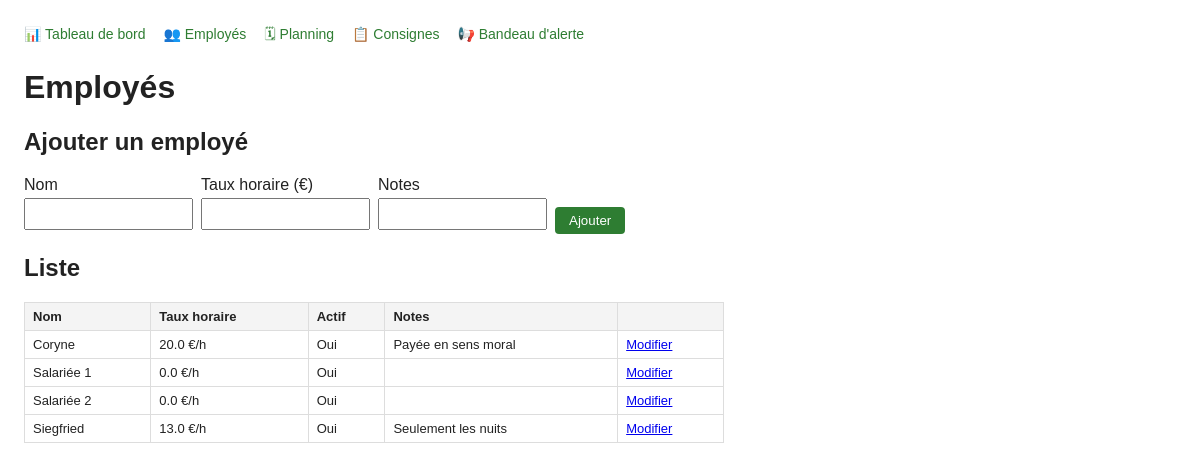
Page /admin/employes on the committed database.
### tables this page shows
CREATE TABLE employes (
            id INTEGER PRIMARY KEY AUTOINCREMENT,
            nom TEXT NOT NULL UNIQUE,
            taux_horaire REAL NOT NULL DEFAULT 0,
            actif INTEGER DEFAULT 1,
            notes TEXT
        );

### main.py (the view)
@app.get("/admin/employes", response_class=HTMLResponse)
async def liste_employes(request: Request):
    return templates.TemplateResponse("employes.html", {"request": request, "employes": get_employes()})

### templates/employes.html (shortened to what this page needs)
<!DOCTYPE html>
<html lang="fr">
<head>
</head>
<body>
<nav>
  <a href="/admin">📊 Tableau de bord</a>
  <a href="/admin/employes">👥 Employés</a>
  <a href="/admin/planning">🗓 Planning</a>
  <a href="/admin/consignes">📋 Consignes</a>
  <a href="/admin/bandeau">📢 Bandeau d'alerte</a>
</nav>
<h1>Employés</h1>
<h2>Ajouter un employé</h2>
<form class="ligne" method="post" action="/admin/employes">
  <div><label>Nom<input name="nom" required></label></div>
  <div><label>Taux horaire (€)<input name="taux_horaire" type="number" step="0.01" min="0" required></label></div>
  <div><label>Notes<input name="notes"></label></div>
  <div><button type="submit">Ajouter</button></div>
</form>
<h2>Liste</h2>
<table>
  <tr><th>Nom</th><th>Taux horaire</th><th>Actif</th><th>Notes</th><th></th></tr>
  {% for e in employes %}
  <tr>
    <td>{{ e.nom }}</td>
    <td>{{ e.taux_horaire }} €/h</td>
    <td>{{ "Oui" if e.actif else "Non" }}</td>
    <td>{{ e.notes or "" }}</td>
    <td><a href="/admin/employes/{{ e.id }}">Modifier</a></td>
  </tr>
  {% endfor %}
</table>
</body>
</html>

### templates/employes.html (style rules this page uses)
body { font-family: Arial, sans-serif; margin: 24px; color: #222; max-width: 700px; }
nav { margin-bottom: 20px; font-size: 14px; }
nav a { margin-right: 14px; color: #2e7d32; text-decoration: none; }
table { border-collapse: collapse; width: 100%; font-size: 13px; margin-top: 8px; }
th, td { border: 1px solid #ddd; padding: 6px 8px; text-align: left; }
th { background: #f4f4f4; }
input, textarea { font-size: 14px; padding: 6px; margin: 4px 0; width: 100%; box-sizing: border-box; }
button { padding: 6px 14px; border: none; border-radius: 4px; background: #2e7d32; color: white; cursor: pointer; margin-top: 8px; }
form.ligne { display: flex; gap: 8px; align-items: flex-end; flex-wrap: wrap; }
form.ligne > div { flex: 1; min-width: 120px; }

### rows in the picture
employes: nom "Coryne", taux_horaire "20.0", actif "Oui", notes "Payée en sens moral"
employes: nom "Salariée 1", taux_horaire "0.0", actif "Oui"
employes: nom "Salariée 2", taux_horaire "0.0", actif "Oui"
employes: nom "Siegfried", taux_horaire "13.0", actif "Oui", notes "Seulement les nuits"
